Frame 1 (no input): blank canvas, image omitted
Frame 60 (no input): blank canvas, image omitted
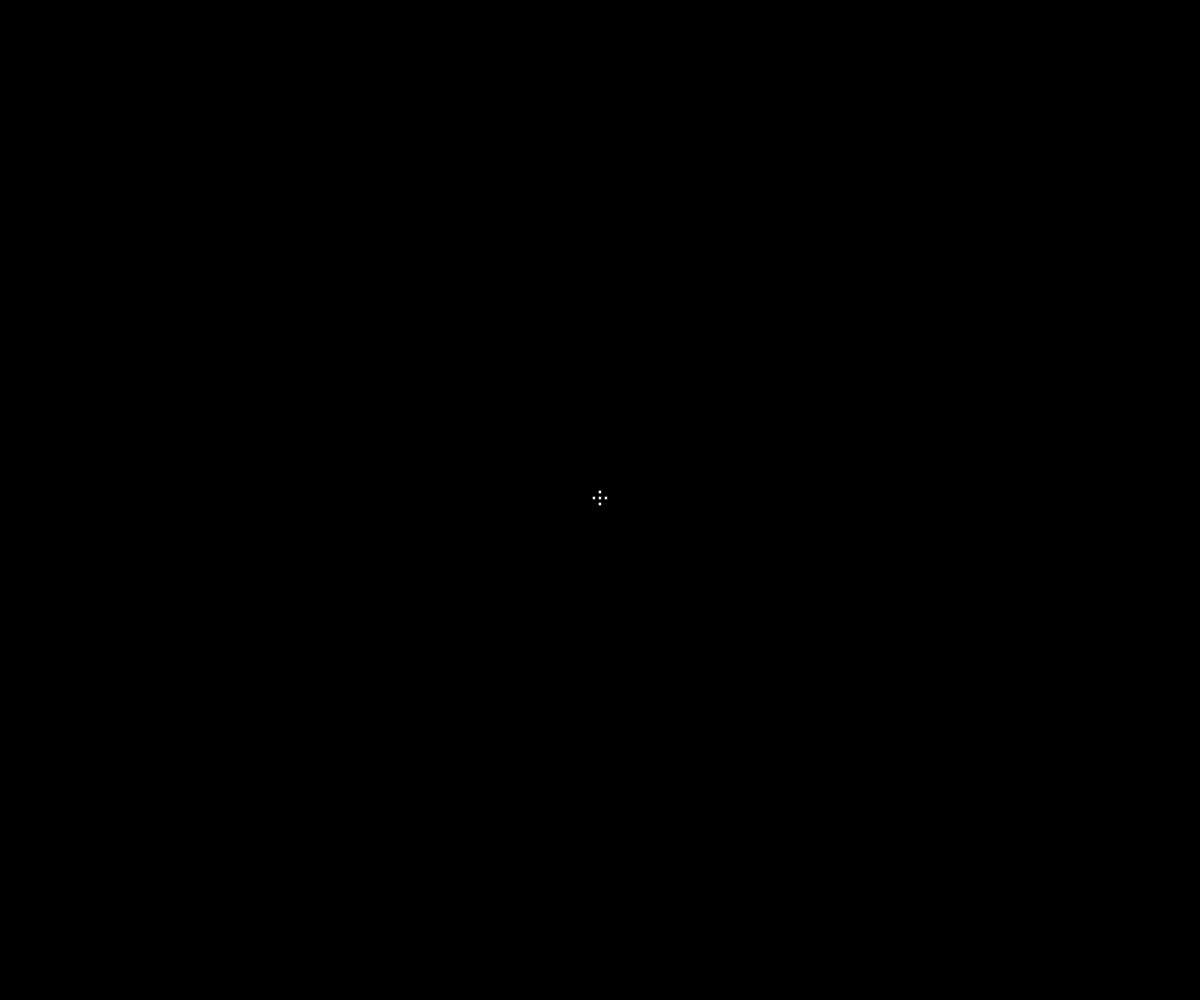
Frame 120 (the mouse pressed at the canvas centre since frame 60)

The p5.js sketch whose frames 1 and 60 were blank and that drew this single picture after the mouse press (run headless with seeded random() and noise() and a simulated clock; from frame 60 on, the mouse is pressed at the canvas centre):

// p5.js sketch
// ── sketch.js
var mouseDown = false;

function setup() {
    createCanvas(windowWidth, windowHeight);
    background(0,0,0);
}

function draw() {
    //background(255, 255, 255);
    var resolution = 6;
    var size = 4;
    if (mouseDown) {
        circle (resolution * (Math.floor(mouseX / resolution)), resolution * (Math.floor(mouseY / resolution)), size);
        circle (resolution * (Math.floor(mouseX / resolution)+1), resolution * (Math.floor(mouseY / resolution)), size);
        circle (resolution * (Math.floor(mouseX / resolution)-1), resolution * (Math.floor(mouseY / resolution)), size);
        circle (resolution * (Math.floor(mouseX / resolution)), resolution * (Math.floor(mouseY / resolution+1)), size);
        circle (resolution * (Math.floor(mouseX / resolution)), resolution * (Math.floor(mouseY / resolution-1)), size);
    }

    if (touches.length > 0) {
        print(touches);
        circle (resolution * (Math.floor(touches[0].x / resolution)), resolution * (Math.floor(touches[0].y / resolution)), size);
        circle (resolution * (Math.floor(touches[0].x / resolution)+1), resolution * (Math.floor(touches[0].y / resolution)), size);
        circle (resolution * (Math.floor(touches[0].x / resolution)-1), resolution * (Math.floor(touches[0].y / resolution)), size);
        circle (resolution * (Math.floor(touches[0].x / resolution)), resolution * (Math.floor(touches[0].y / resolution+1)), size);
        circle (resolution * (Math.floor(touches[0].x / resolution)), resolution * (Math.floor(touches[0].y / resolution-1)), size);
    }
    
}

function mousePressed() {
    mouseDown = true;
}

function mouseReleased() {
    mouseDown = false;
}

function keyPressed() {
    if (key === "r") {
      background(0,0,0);
    }
  }
